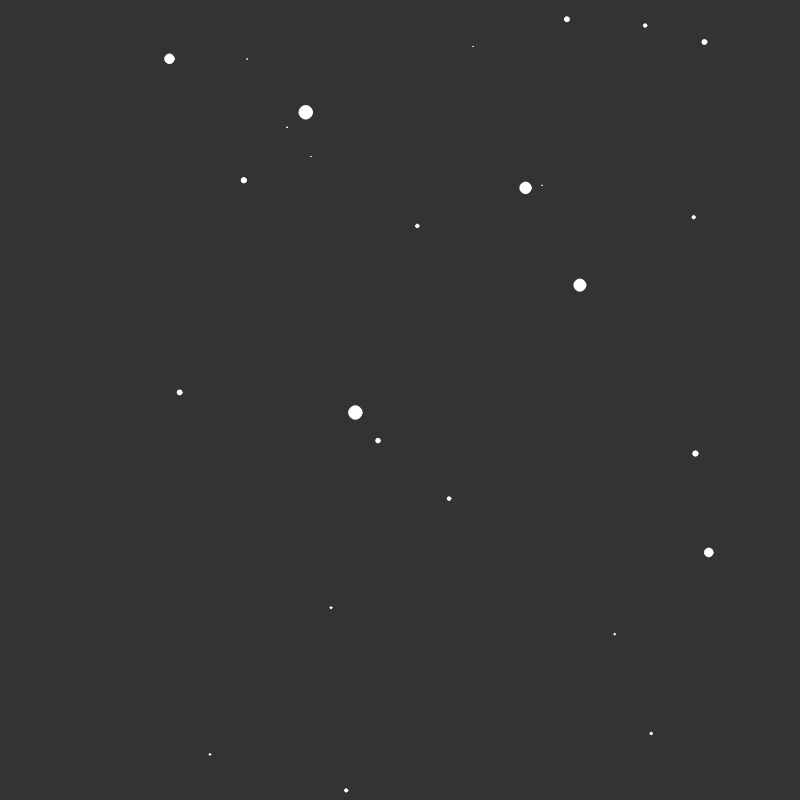
Frame 1 (no input)
Frame 60 (no input): identical to frame 1, image omitted
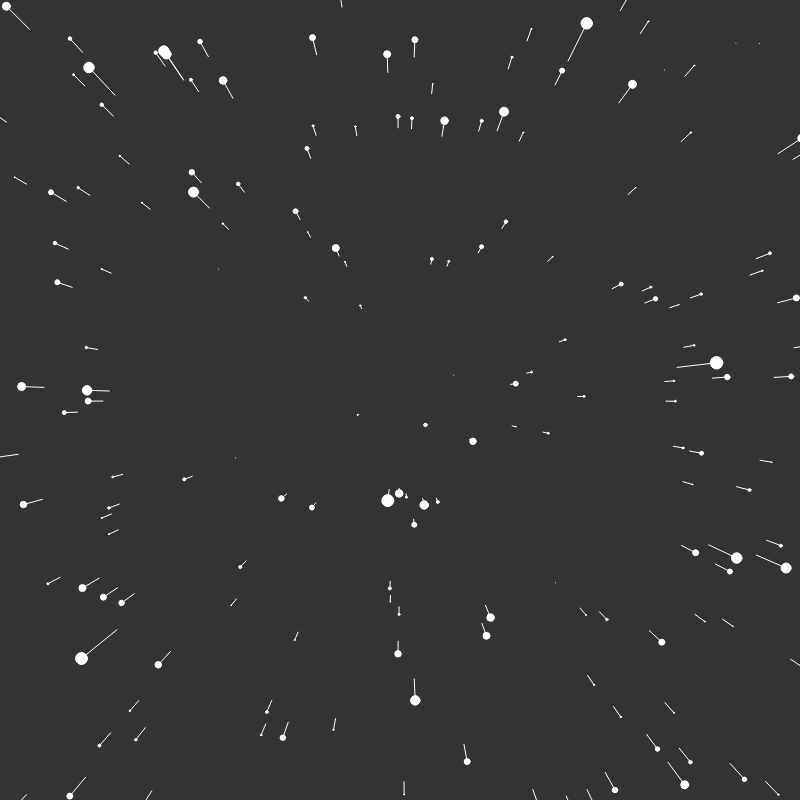
Frame 120 (the mouse pressed at the canvas centre since frame 60)

The p5.js sketch that drew these frames (run headless with seeded random() and noise() and a simulated clock; from frame 60 on, the mouse is pressed at the canvas centre):

// p5.js sketch
// ── sketch.js
let numStars = 400;
let stars = [];
let speed = 10;

function setup() {
    createCanvas(800, 800);
    for (let i = 0; i < numStars; i++) {
        stars[i] = new Star();
    }

}

function draw() {
    background(51);
    translate(width / 2, height / 2);
    speed = map(mouseY, 0, width, 0, 50);
    for (let i = 0; i < stars.length; i++) {
        stars[i].update();
        stars[i].draw();
    }
}
// ── star.js
class Star {

    constructor() {
        this.x = random(-width, width);
        this.y = random(-height, height);
        this.z = random(0, height);
        this.pz = this.z;
    }

    update() {
        this.z = this.z - speed;
        if (this.z < 1) {
            this.z = height;
            this.x = random(-width / 2, width / 2);
            this.y = random(-height / 2, height / 2);
            this.pz = this.z;
        }
    }

    draw() {
        fill(255);
        noStroke();
        stroke(255);

        let sx = map(this.x / this.z, 0, 1, 0, width);
        let sy = map(this.y / this.z, 0, 1, 0, height);
        let r = map(this.z, 0, width, 16, 0);

        let px = map(this.x / this.pz, 0, 1, 0, width);
        let py = map(this.y / this.pz, 0, 1, 0, height);

        this.pz = this.z;

        line(px, py, sx, sy);

        ellipse(sx, sy, r, r);
    }
}
